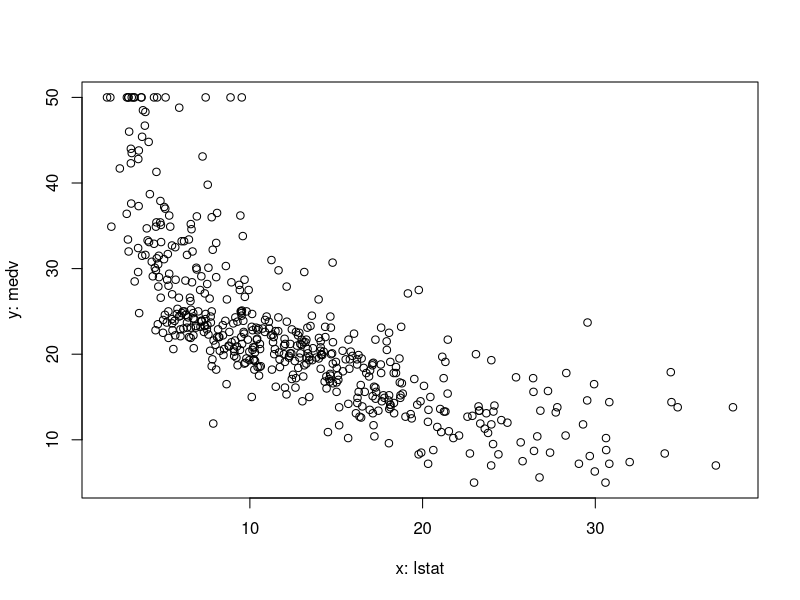
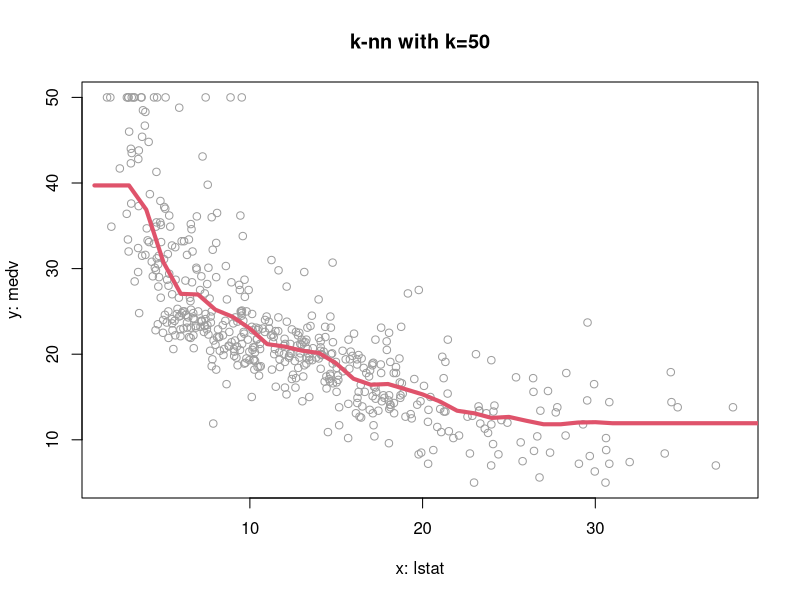
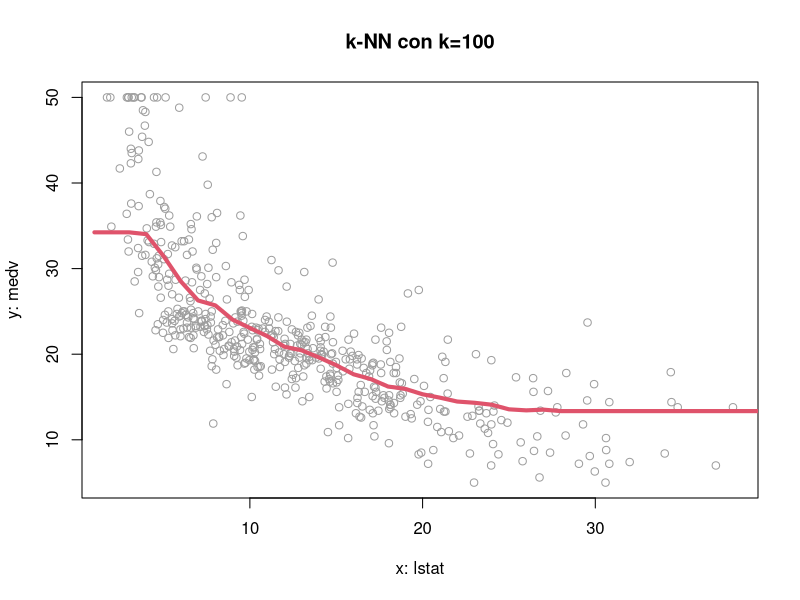
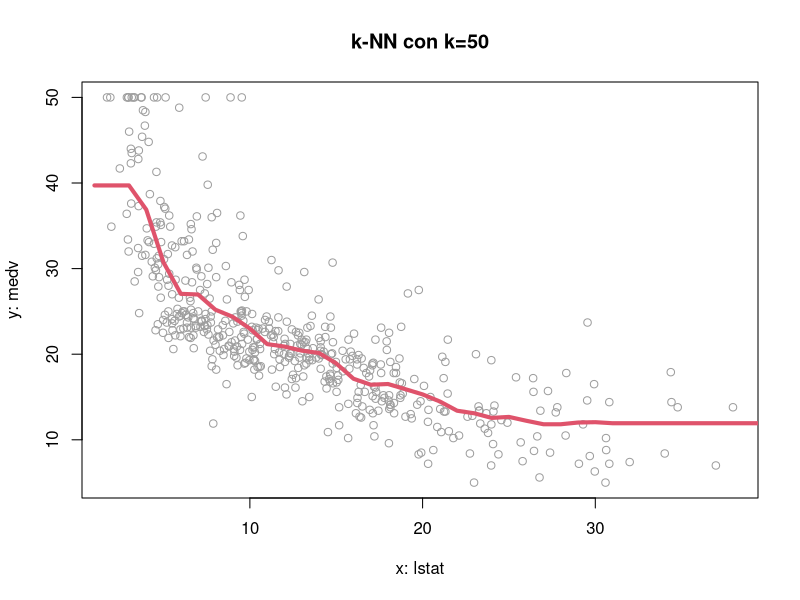
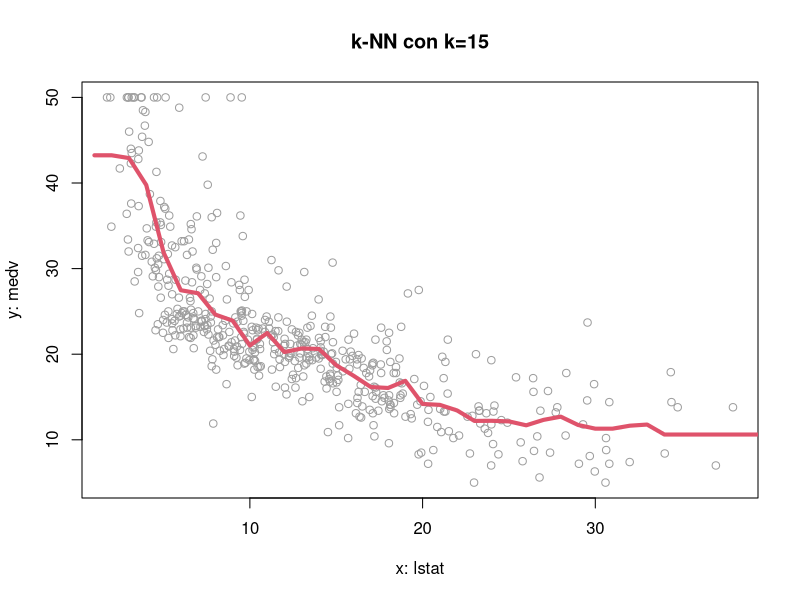
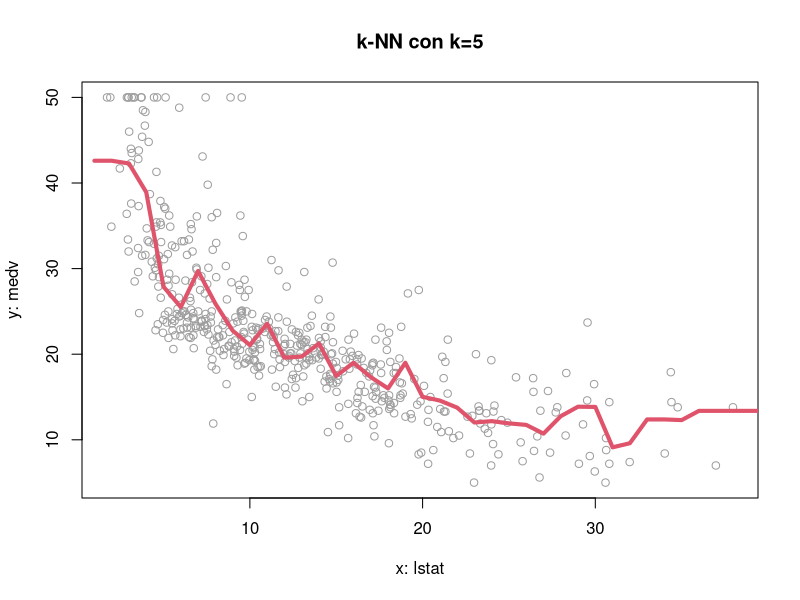
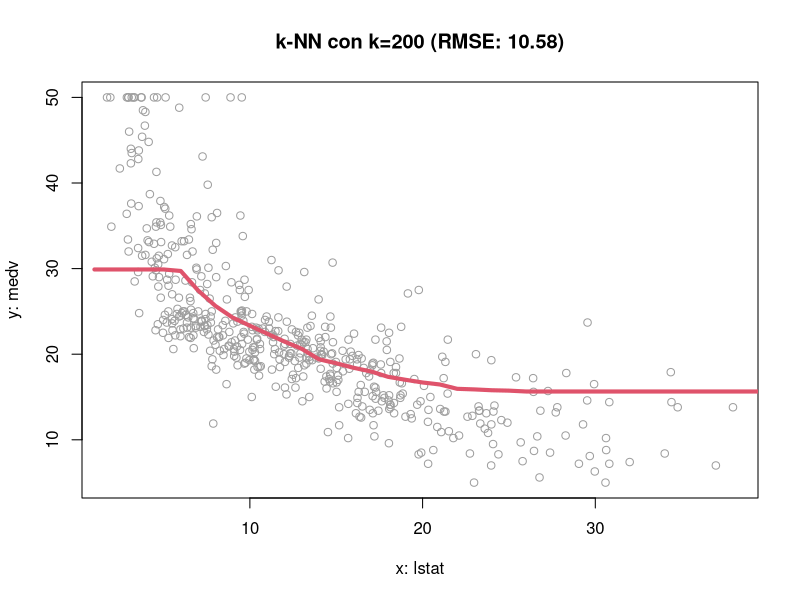
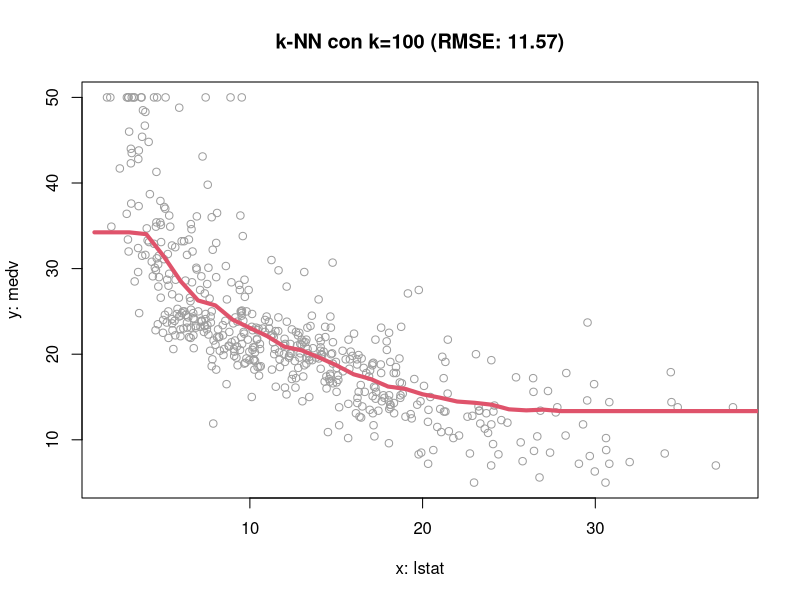

Generate these figures, in order, with R:
## ---- chunk 1
#knitr::opts_chunk$set(echo = FALSE, eval=FALSE, warning =FALSE, message=FALSE)
knitr::opts_chunk$set(echo = TRUE, eval=TRUE)
## ---- chunk 2
library(MASS)
# help(Boston)
data(Boston)
## ---- chunk 3
x <- Boston$lstat
y <- Boston$medv
plot(x,y, xlab="x: lstat", ylab="y: medv")
## ---- chunk 4
knn_regr<- function(x, y, t=NULL, k=3, dist.method = "euclidean"){
	nx <- length(y)
	if (is.null(t)){ 
		t<- as.matrix(x) 
	} else {
		t<-as.matrix(t)
	}
	nt <- dim(t)[1]
	Dtx <- as.matrix( dist(rbind(t,as.matrix(x)),
	method = dist.method) )
	Dtx <- Dtx[1:nt,nt+(1:nx)]
	mt <- numeric(nt)
	for (j in 1:nt){
		d_t_x <- Dtx[j,]
		d_t_x_k <- sort(d_t_x,partial=k)[k]
		N_t_k <- unname( which(d_t_x <= d_t_x_k) )
		mt[j]=mean(y[N_t_k])
	}
	return(mt)
}	
## ---- chunk 5
t <- 1:40
## ---- chunk 6
k <- 50
mt <- knn_regr(x, y, t=t, k=k, dist.method = "euclidean")
## ---- chunk 7
plot(x,y,col=8, xlab="x: lstat", ylab="y: medv")
lines(t,mt,col=2,lwd=4)
title(main=paste0("k-nn with k=",k))
## ---- chunk 8
k_values <- c(100, 50, 15, 5)

for (k in k_values) {
    mt <- knn_regr(x, y, t=t, k=k, dist.method = "euclidean")
    
    plot(x, y, col=8, xlab="x: lstat", ylab="y: medv", 
         main=paste0("k-NN con k=", k))
    lines(t, mt, col=2, lwd=4)
}

## ---- chunk 9
k_values <- c(200, 100, 50, 15, 5, 3)

errors <- data.frame(k = integer(), RMSE = numeric())


for (k in k_values) {
    mt <- knn_regr(x, y, t=t, k=k, dist.method = "euclidean")
    

    RMSE <- sqrt(mean((y - mt)^2))  
    
    errors <- rbind(errors, data.frame(k = k, RMSE = RMSE))
    
    plot(x, y, col=8, xlab="x: lstat", ylab="y: medv", 
         main=paste0("k-NN con k=", k, " (RMSE: ", round(RMSE, 2), ")"))
    lines(t, mt, col=2, lwd=4)
}

print(errors)

## ---- chunk 10
k_values <- c(200, 100, 50, 15, 5, 3)

errors <- data.frame(k = integer(), Training_RMSE = numeric(), Test_RMSE = numeric())

set.seed(123)
n <- length(y)
train_index <- sample(1:n, size = floor(0.8 * n), replace = FALSE)

x_train <- x[train_index]
y_train <- y[train_index]

x_test <- x[-train_index]
y_test <- y[-train_index]


for (k in k_values) {
    mt_train <- knn_regr(x_train, y_train, t=x_train, k=k, dist.method = "euclidean")
    
    mt_test <- knn_regr(x_train, y_train, t=x_test, k=k, dist.method = "euclidean")
    
    RMSE_train <- sqrt(mean((y_train - mt_train)^2))  
    RMSE_test <- sqrt(mean((y_test - mt_test)^2))  
    
    errors <- rbind(errors, data.frame(k = k, Training_RMSE = RMSE_train, Test_RMSE = RMSE_test))
    
    plot(x_train, y_train, col=8, xlab="x: lstat", ylab="y: medv", 
         main=paste0("k-NN con k=", k, " (Train RMSE: ", round(RMSE_train, 2), 
                      ", Test RMSE: ", round(RMSE_test, 2), ")"))
    
    t_seq <- seq(min(x), max(x), length.out=100)
    mt_seq <- knn_regr(x_train, y_train, t=t_seq, k=k, dist.method = "euclidean")
    lines(t_seq, mt_seq, col=2, lwd=4)
}

print(errors)

## ---- chunk 11
knn_regr <- function(x, y, t=NULL, k=3, dist.method = "euclidean") {
    nx <- length(y)  # Number of observations in the training data
    
    # If t is not provided, use x as the set of query points
    if (is.null(t)) { 
        t <- as.matrix(x) 
    } else {
        t <- as.matrix(t)
    }
    
    nt <- dim(t)[1]  # Number of query points
    
    # Compute the distance matrix between each t[j] and all x[i]
    Dtx <- as.matrix(dist(rbind(t, as.matrix(x)), method = dist.method))
    
    # Extract only the distances between test points and training points
    Dtx <- Dtx[1:nt, nt+(1:nx)]
    
    mt <- numeric(nt)  # Initialize the vector of predictions
    
    # Compute the k-NN estimate for each query point t[j]
    for (j in 1:nt) {
        d_t_x <- Dtx[j,]  # Distances from t[j] to all training points
        d_t_x_k <- sort(d_t_x, partial=k)[k]  # Distance to the k-th nearest neighbor
        N_t_k <- unname(which(d_t_x <= d_t_x_k))  # Indices of the k nearest neighbors
        
        mt[j] <- mean(y[N_t_k])  # Compute the mean response of k nearest neighbors
    }
    
    return(mt)  # Return the vector of estimated values
}
